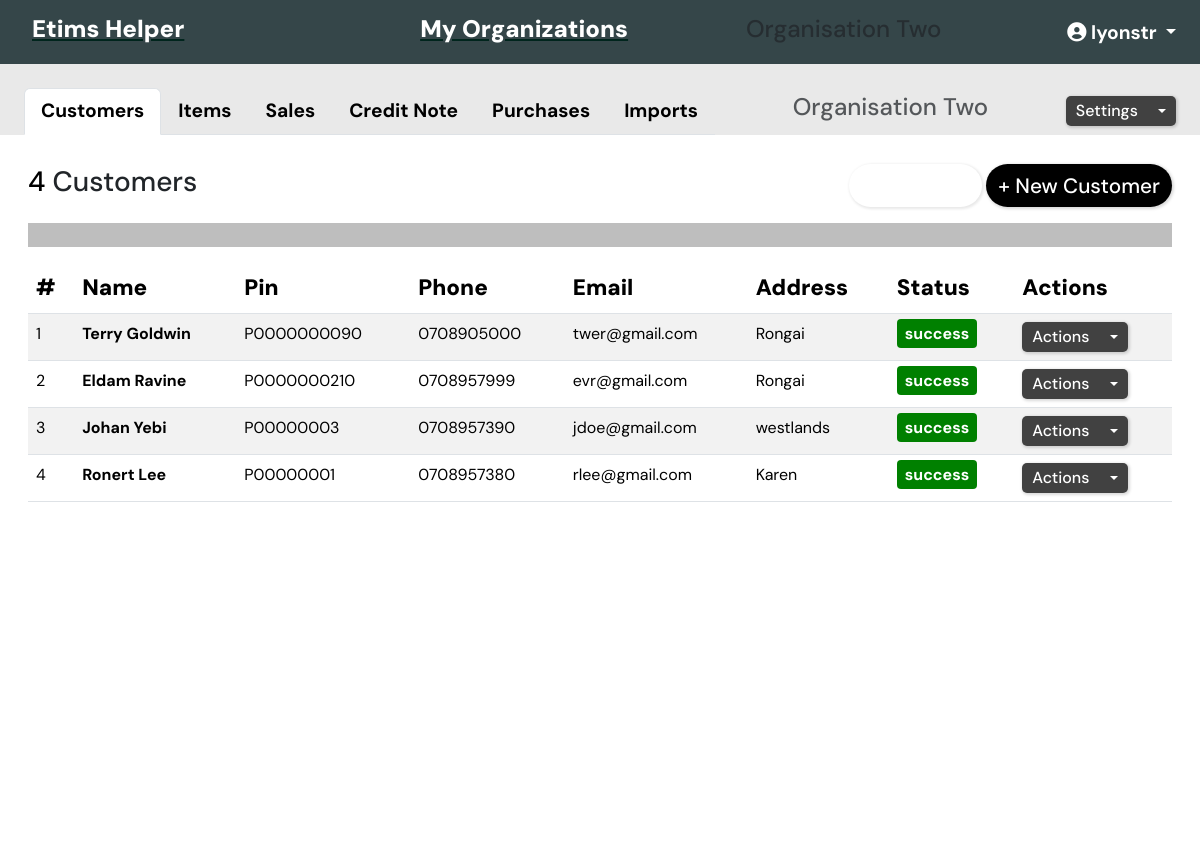
Page /api/organization/3/ (signed in) on the committed database.
### organization/models.py (models this page shows, shortened)
class Organization(BaseModel):
    user = models.ManyToManyField(User,  related_name="organizations")
    organization_name = models.CharField(max_length=50, unique=True)
    organization_pin = models.CharField(
        max_length=50,  unique=True)
    organization_email = models.EmailField(max_length=50)
    organization_physical_address = models.CharField(max_length=100)
    organization_phone = models.CharField(max_length=13)

### customer/models.py (models this page shows, shortened)
class Customer(BaseModel):
    organization = models.ForeignKey(
        Organization, on_delete=models.CASCADE, related_name='customers')
    customer_name = models.CharField(max_length=200)
    customer_pin = models.CharField(
        max_length=200, unique=True,  validators=[MinLengthValidator(9)],)
    customer_address = models.CharField(max_length=200, blank=True, null=True)
    customer_phone = models.CharField(max_length=200, blank=False, null=False)
    customer_email = models.EmailField(max_length=200, blank=True, null=True)
    class Meta:
        unique_together = (('organization', 'customer_phone'),
                           ('organization', 'customer_email'))

### api_tracker/models.py (models this page shows, shortened)
class APIRequestLog(BaseModel):
    STATUS_CHOICES = [
        ("pending", "Pending"),
        ("success", "Success"),
        ("failed", "Failed"),
        ("retrying", "Retrying"),
    ]
    request_type = models.CharField(max_length=50)
    request_payload = models.JSONField()
    response_data = models.JSONField(null=True, blank=True)
    status = models.CharField(
        max_length=10, choices=STATUS_CHOICES, default="pending")
    retries = models.PositiveIntegerField(default=0)
    user = models.ForeignKey(
        "auth.User", on_delete=models.SET_NULL, null=True, blank=True)
    organization = models.ForeignKey(
        "organization.Organization", on_delete=models.SET_NULL, null=True, blank=True)
    item = models.ForeignKey(
        "item.Item", on_delete=models.SET_NULL, null=True, blank=True)
    customer = models.ForeignKey(
        "customer.Customer", on_delete=models.CASCADE, null=True, blank=True)
    purchase = models.ForeignKey(
        "purchases.Purchase", on_delete=models.CASCADE, null=True, blank=True)
    transaction = models.ForeignKey(
        "transaction.Transaction", on_delete=models.CASCADE, null=True, blank=True)

### organization/views.py (the view)
# urls.py: path("<int:pk>/", views.organization_detail, name="organization_detail"),
@login_required
def organization_detail(request, pk):
    try:
        organization = get_object_or_404(Organization, pk=pk)
        items = Item.objects.select_related("organization").filter(
            organization=organization).order_by('-created_at')
        customers = Customer.objects.select_related("organization").filter(
            organization=organization).order_by('-created_at')
        invoices = Transaction.objects.select_related("organization").filter(
            organization=organization, document_type="invoice").order_by('-created_at')
        credit_notes = Transaction.objects.select_related("organization").filter(
            organization=organization, document_type="credit_note").order_by('-created_at')
        purchases_data = Purchase.objects.select_related("organization").filter(
            organization=organization).order_by('-created_at')
        purchases = process_purchases(purchases_data)
        imports = Import.objects.select_related("organization").filter(
            organization=organization).order_by('-created_at')
        imports_ = [
            {
                "id": 1,
                "task_code": "20230209023992",
                "declaration_date": "2023-02-01",
                "item_sequence": 1,
                "declaration_number": "23NBOIM401167364",
                "hs_code": "63079000",
                "item_name": "ORANGES",
                "import_status_code": "2",
                "origin_country": "DE",
                "export_country": "DE",
                "package_count": 17,
                "package_unit_code": "KGM",
                "quantity": 14,
                "quantity_unit_code": "KGM",
                "total_weight": 140,
                "net_weight": 14,
                "supplier_name": "SEITZ GMGH",
                "agent_name": "SCHENKER LIMITED",
                "invoice_amount": 11817.5,
                "invoice_currency": "EUR",
                "invoice_exchange_rate": 135.73,
                "verified": False,
                "organization_id": 1,
                "created_at": "2025-02-26T17:37:38Z"
            },
        ]
        item_statuses = {log.item.id: {"id": log.id, "status": log.status} for log in APIRequestLog.objects.filter(
            item__organization=organization)}
        customer_statuses = {log.customer.id: {"id": log.id, "status": log.status} for log in APIRequestLog.objects.filter(
            customer__organization=organization, request_type="saveCustomer")}
        transaction_statuses = {log.transaction.id: {"id": log.id, "status": log.status} for log in APIRequestLog.objects.filter(
            transaction__organization=organization)}
        purchases_statuses = {log.purchase.id: {"id": log.id, "status": log.status} for log in APIRequestLog.objects.filter(
            purchase__organization=organization, request_type="verifyPurchase")}
        if request.method == 'POST':
            action_name = request.POST.get('action_name')
            if not action_name:
                return JsonResponse({'success': False, 'error': 'No action specified.'})
        else:
            item_form = ItemForm()
            customer_form = CustomerForm()
            transaction_form = TransactionForm()
            customer_form = CustomerForm()
            transaction_form = TransactionForm()
            sales_items_form = SalesItemsForm()
        return render(request, "organization/organization_detail.html", {
            "organization": organization,
            "items": items,
            "customers": customers,
            "invoices": invoices,
            "credit_notes": credit_notes,
            "imports": imports,
            "imports_s": imports_,
            "item_statuses": item_statuses,
            "customer_statuses": customer_statuses,
            "transaction_statuses": transaction_statuses,
            'purchases_statuses':  purchases_statuses,
            "item_form": item_form,
            "customer_form": customer_form,
            "transaction_form": transaction_form,
            "sales_items_form": sales_items_form,
            'COUNTRY_CHOICES': COUNTRY_CHOICES,
            'PRODUCT_TYPE_CHOICES': PRODUCT_TYPE_CHOICES,
            'UNIT_CHOICES': UNIT_CHOICES,
            'PACKAGE_CHOICES': PACKAGE_CHOICES,
            'TAXPAYER_STATUS_CHOICES': TAXPAYER_STATUS_CHOICES,
            'TAX_TYPE_CHOICES': TAX_TYPE_CHOICES,
            'purchases': purchases,
        })
    except Exception as e:
        print(f"Error in organization_detail view: {str(e)}")
        return render(request, "organization/organization_detail.html", {
            "organization": organization,
            "items": items,
            "customers": customers,
            "invoices": [],
            "credit_notes": [],
            "item_form": ItemForm(),
            "customer_form": CustomerForm(),
            "transaction_form": TransactionForm(),
            "sales_items_form": SalesItemsForm(),
        })

### organization/templates/organization/organization_detail.html (shortened to what this page needs)
{% extends "main.html" %}
{% load bootstrap5 %}
{% load template_filters %}
{% block content %}
{% include 'res_nav.html' %}
<div class="container-fluid p-0 pt-2 part-upper" style="height: 100%;">
    <div class="d-flex justify-content-between align-items-center py-0 pt-3 px-4  part-upper">
        <ul class="nav nav-tabs" id="organizationTab" role="tablist">
            <li class="nav-item" role="presentation">
                <a class="nav-link  active" id="customers-tab" data-bs-toggle="tab" href="#customers" role="tab"
                    aria-controls="customers" aria-selected="true">Customers</a>
            </li>
            <li class="nav-item" role="presentation">
                <a class="nav-link" id="items-tab" data-bs-toggle="tab" href="#items" role="tab" aria-controls="items"
                    aria-selected="false">Items</a>
            </li>
            <li class="nav-item" role="presentation">
                <a class="nav-link" id="sales-tab" data-bs-toggle="tab" href="#sales" role="tab" aria-controls="sales"
                    aria-selected="false">Sales</a>
            </li>
            <li class="nav-item" role="presentation">
                <a class="nav-link" id="credit-note-tab" data-bs-toggle="tab" href="#credit-note" role="tab"
                    aria-controls="credit-note" aria-selected="false">Credit Note</a>
            </li>
            <li class="nav-item" role="presentation">
                <a class="nav-link" id="purchases-tab" data-bs-toggle="tab" href="#purchases" role="tab"
                    aria-controls="purchases" aria-selected="false">Purchases</a>
            </li>
            <li class="nav-item" role="presentation">
                <a class="nav-link" id="imports-tab" data-bs-toggle="tab" href="#imports" role="tab"
                    aria-controls="imports" aria-selected="false">Imports</a>
            </li>
        </ul>
        <h4 class="text-muted weight-bold"> {{ organization.organization_name }}</h4>
        <td>
            <div class="dropdown">
                <button class="btn btn-secondary btn-sm dropdown-toggle a-btn" type="button"
                    id="dropdownMenuButton-customer-{{ customer.id }}" data-bs-toggle="dropdown" aria-expanded="false">
                    Settings
                </button>
            </div>
        </td>
    </div>
    <div class="container-fluid py-3 " style="min-height: 90vh; background-color:white;">
        <div class="tab-content add-tab" id="organizationTabContent">
            <div class="tab-pane fade show active" id="customers" role="tabpanel" aria-labelledby="customers-tab">
                <div class="d-flex justify-content-between align-items-center p-0 pt-1">
                    <h3><span style="color: #000000;">{{ customers.count }}</span> Customers</h3>
                    <div>
                        <button type="button" class="btn add " disabled data-toggle="modal" data-bs-toggle="modal"
                            data-bs-target="#createCustomerModal">
                        </button>
                        <button type="button" class="btn add" data-toggle="modal" data-bs-toggle="modal"
                            data-bs-target="#createCustomerModal">
                            + New Customer
                        </button>
                    </div>
                </div>
                <hr class="hr-style" />
                {% if customers %}
                <table class="table table-striped">
                    <thead class="thead-dark">
                        <tr>
                            <th scope="col">#</th>
                            <th scope="col">Name</th>
                            <th scope="col">Pin</th>
                            <th scope="col">Phone</th>
                            <th scope="col">Email</th>
                            <th scope="col">Address</th>
                            <th scope="col">Status</th>
                            <th scope="col">Actions</th>
                        </tr>
                    </thead>
                    <tbody class="cust-list">
                        {% for customer in customers %}
                        <tr id="customer-{{ customer.id }}" class="align-items-center justify-center lines">
                            <td>{{forloop.counter}}</td>
                            <td>
                                <strong>{{ customer.customer_name }}</strong>
                            </td>
                            <td> {{ customer.customer_pin }} </td>
                            <td>{{ customer.customer_phone }}</td>
                            <td>{{ customer.customer_email }}</td>
                            <td>{{ customer.customer_address }}</td>
                            <td class="dflex">
                                {% with customer_data=customer_statuses|dict_get:customer.id %}
                                <span class="status {{ customer_data.status }}">{{ customer_data.status }}</span>
                                {% endwith %}
                            </td>
                            <td>
                                <div class="dropdown">
                                    <button class="btn btn-secondary btn-sm dropdown-toggle a-btn" type="button"
                                        id="dropdownMenuButton-customer-{{ customer.id }}" data-bs-toggle="dropdown"
                                        aria-expanded="false">
                                        Actions
                                    </button>
                                </div>
                            </td>
                        </tr>
                        {% endfor %}
                    </tbody>
                </table>
                {% else %}
                <p>No customers found for this organization.</p>
                {% endif %}
            </div>
        </div>
    </div>
</div>
<link href="https://cdnjs.cloudflare.com/ajax/libs/select2/4.0.13/css/select2.min.css" rel="stylesheet" />
{% endblock %}

### templates/res_nav.html (shortened to what this page needs)
<nav class="navbar navbar-expand-lg navcolor">
    <div class="container-fluid navbar-x">
        <a href="{% url 'organization:organization_list' %}" class="nav-a" style="color: #00251D !important">
            <h1 class="navlogo">
                Etims Helper
            </h1>
        </a>
        <div class="collapse navbar-collapse" id="navbarSupportedContent">
            <ul class="navbar-nav me-auto mb-2 mb-lg-0 bg-tr mr-3">
                <li class="nav-item">
                    <a href="{% url 'organization:organization_list' %}" class="nav-a"
                        style="color: #00251D !important">
                        <h1 class="navlogo">
                            My Organizations
                        </h1>
                    </a>
                </li>
                <li class="nav-item">
                    {% if organization %}
                    <h4 class="text-muted weight-bold">{{ organization.organization_name }}</h4>
                    {% endif %}
                </li>
                <li class="nav-item dropdown" ">
                    <a class=" nav-link dropdown-toggle" href="#" id="navbarDropdown" role="button"
                    data-bs-toggle="dropdown" aria-expanded="false" style="color: white !important;">
                    {% if request.user.profile %}
                    <img src=" {{ request.user.username}}" class="rounded-circle z-depth-0" style="max-width:100%;
                            max-height:100%;">
                    {% else %}
                    <i class="fa fa-user-circle"></i>&nbsp;{{request.user.username}}
                    {%endif%}
                    </a>
                </li>
            </ul>
        </div>
    </div>
</nav>

### rows in the picture
Organization: organization_name "Organisation Two"
Customer: customer_name "Terry Goldwin", customer_pin "P0000000090", customer_phone "0708905000", customer_email "twer@gmail.com", customer_address "Rongai"
APIRequestLog: status "success"
Customer: customer_name "Eldam Ravine", customer_pin "P0000000210", customer_phone "0708957999", customer_email "evr@gmail.com", customer_address "Rongai"
APIRequestLog: status "success"
Customer: customer_name "Johan Yebi", customer_pin "P00000003", customer_phone "0708957390", customer_email "jdoe@gmail.com", customer_address "westlands"
APIRequestLog: status "success"
Customer: customer_name "Ronert Lee", customer_pin "P00000001", customer_phone "0708957380", customer_email "rlee@gmail.com", customer_address "Karen"
APIRequestLog: status "success"

### other values in the picture
{{ request.user.username }} "lyonstr"
{{ customers.count }} "4"
